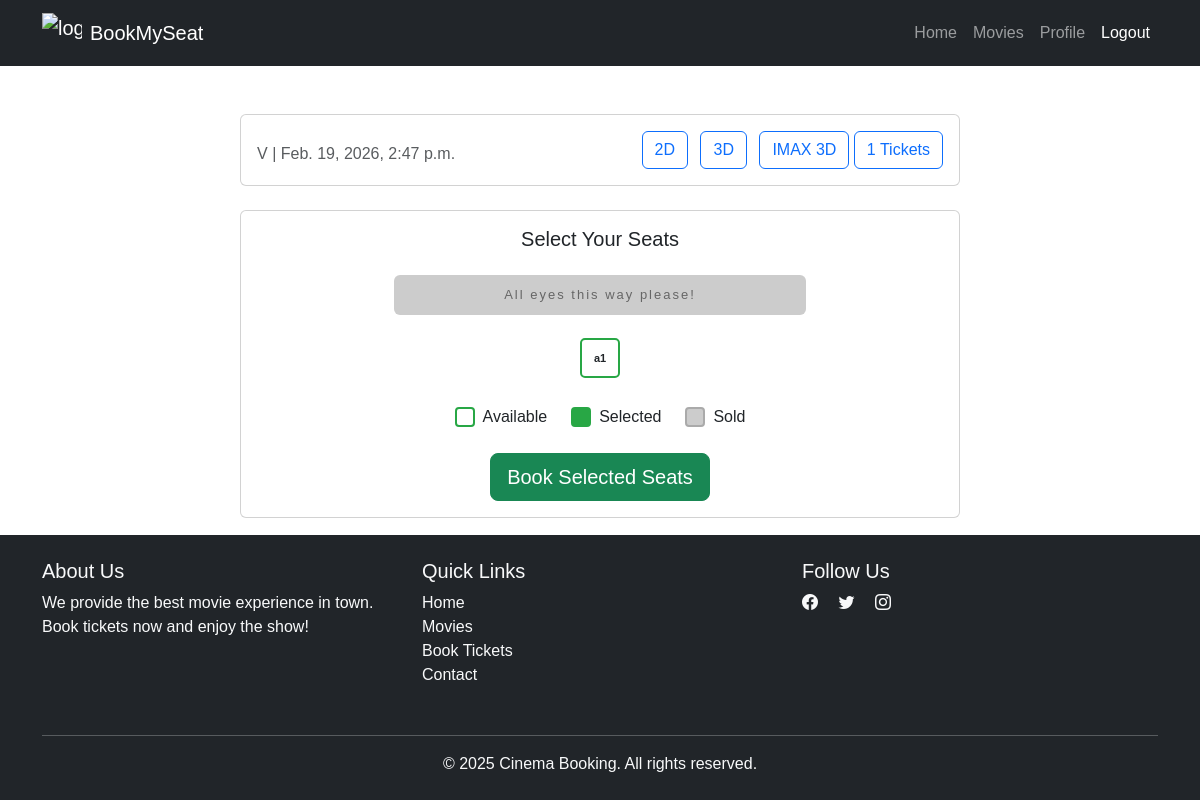
/movies/theater/2/seats/book/ (signed in), run on an earlier commit of the app's database.
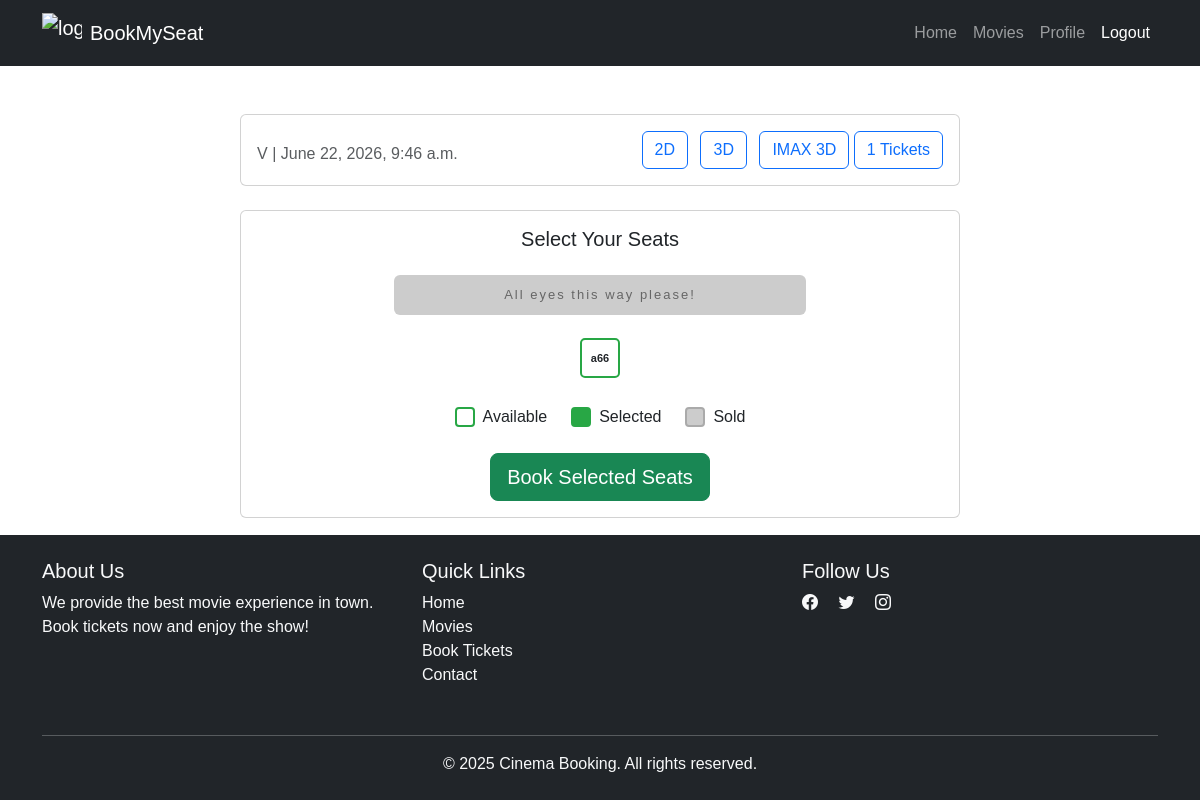
And on a later commit of the database.
### movies/models.py (models this page shows, shortened)
class Theater(models.Model):
    name = models.CharField(max_length=255)
    movie = models.ForeignKey(Movie, on_delete=models.CASCADE, related_name="theaters")
    time = models.DateTimeField()

class Seat(models.Model):
    theater = models.ForeignKey(Theater, on_delete=models.CASCADE, related_name="seats")
    seat_number = models.CharField(max_length=10)
    is_booked = models.BooleanField(default=False)

### movies/views.py (the view, shortened to what this page needs)
# urls.py: path("theater/<int:theater_id>/seats/book/", views.book_seats, name="book_seats"),
@login_required(login_url="/login/")
def book_seats(request, theater_id):
    theater = get_object_or_404(Theater, id=theater_id)
    seats = Seat.objects.filter(theater=theater)
    return render(
        request, "movies/seat_selection.html", {"theater": theater, "seats": seats}
    )

### movies/templates/movies/seat_selection.html (shortened to what this page needs)
{% extends "users/basic.html" %}
{% block content %}
<div class="container mt-5">
    <div class="row">
        <div class="col-lg-8 mx-auto">
            <div class="card mb-4">
                <div class="card-body">
                    <div class="d-flex justify-content-between align-items-center flex-wrap">
                        <div>
                            <p class="card-text text-muted">
                                {{ theater.name }} | {{ theater.time }}
                            </p>
                        </div>
                        <div class="mt-2 mt-sm-0">
                            <button type="button" class="btn btn-outline-primary me-2 mb-2 mb-sm-0">2D</button>
                            <button type="button" class="btn btn-outline-primary me-2 mb-2 mb-sm-0">3D</button>
                            <button type="button" class="btn btn-outline-primary mb-2 mb-sm-0">IMAX 3D</button>
                            <button type="button" class="btn btn-outline-primary mb-2 mb-sm-0">{{ seats|length }}
                                Tickets</button>
                        </div>
                    </div>
                </div>
            </div>
            <div class="card">
                <div class="card-body">
                    <h5 class="card-title text-center mb-4">Select Your Seats</h5>
                    <div class="screen">All eyes this way please!</div>
                    <form method="POST">
                        <div class="d-flex justify-content-center flex-wrap mb-4" style="gap: 8px;">
                            {% for seat in seats %}
                            <div class="seat {% if seat.is_booked %}sold{% endif %}">
                                {% if not seat.is_booked %}
                                <label for="seat-{{ seat.id }}"
                                    class="w-100 h-100 d-flex align-items-center justify-content-center m-0">
                                    {{ seat.seat_number }}
                                </label>
                                {% else %}
                                <span class="w-100 h-100 d-flex align-items-center justify-content-center">
                                    {{ seat.seat_number }}
                                </span>
                                {% endif %}
                            </div>
                            {% empty %}
                            <p class="text-muted">No seats available.</p>
                            {% endfor %}
                        </div>
                        <div class="d-flex justify-content-center mb-4">
                            <div class="d-flex align-items-center me-4">
                                <div
                                    style="width:20px;height:20px;border:2px solid #28a745;border-radius:4px;background:#fff;">
                                </div>
                                <span class="ms-2">Available</span>
                            </div>
                            <div class="d-flex align-items-center me-4">
                                <div
                                    style="width:20px;height:20px;border:2px solid #28a745;border-radius:4px;background:#28a745;">
                                </div>
                                <span class="ms-2">Selected</span>
                            </div>
                            <div class="d-flex align-items-center">
                                <div
                                    style="width:20px;height:20px;border:2px solid #aaa;border-radius:4px;background:#ccc;">
                                </div>
                                <span class="ms-2">Sold</span>
                            </div>
                        </div>
                        <div class="text-center">
                            <button type="submit" class="btn btn-success btn-lg">
                                Book Selected Seats
                            </button>
                        </div>
                    </form>
                </div>
            </div>
        </div>
    </div>
</div>
{% endblock %}

What changed in the data, as far as the page shows it:
changed Theater: time "Feb. 19, 2026, 2:47 p.m." → "June 22, 2026, 9:46 a.m."
changed Seat: seat_number "a1" → "a66"
